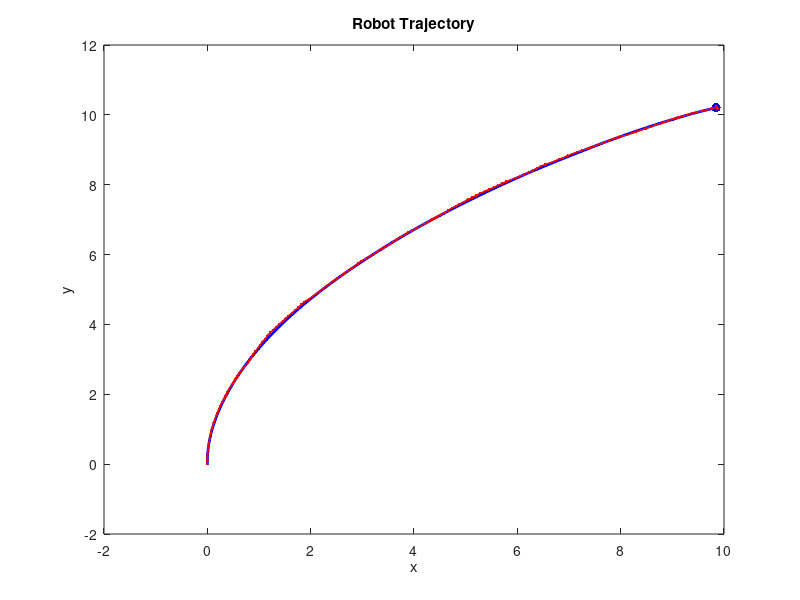
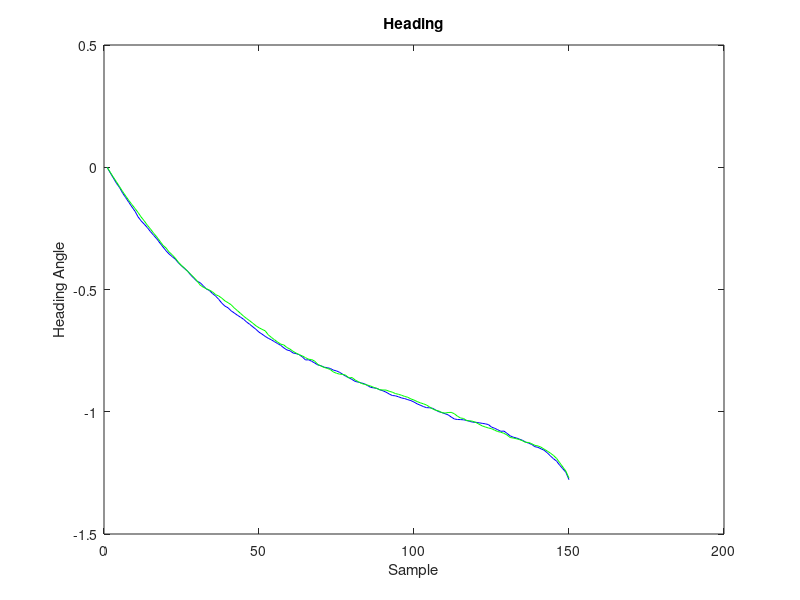

Reproduce these figures in MATLAB, in order. (Note: this script raises an error after producing the figures.)
% #########################################
% GMU 2013
% ECE Scholarly Paper
% Cesar Corzo
% Mobile Robot Filtering Solutions
% Particle Filter
% #########################################

% Cleaning up environment
clear all force;
close all force;

% Increase this for slower animation.
ptime=0.1;

% Robot Parameters
L = 2;
v = 1; %m/s
T = 15;
delta = 0.1;
xdes = 10;
ydes = 10;
gain = 0.5;

% Measurement Covariances
r = 0.004;
rsi = 0.003;
R = [r 0;0 r];

% Process Covariances
q = 0.0025;
qsi = 0.0002;
Q = [q 0 0;0 q 0;0 0 qsi];

x(:,1) = zeros(3,1);
H = [1 0 0;0 1 0];

% Compute robot trajectory
% State vector (x) contains robot location (x, y) and Si variables.
%[t, x(:,:), Sides, perfect_alpha] = robotTrajectory(L, v, T, delta, xdes, ydes);

% SET UP PARTICLE FILTER
% Set the number of particles.
nPart = 500;
% Sample the particles from the prior (initial) distribution.
xPart = repmat(x(:,1),1,nPart)+(delta*sqrt(r)*randn(3,nPart));
xPartMean = sum(xPart,2)/nPart;
wPart = zeros(1,nPart);
xPart_N(:,:) = zeros(3,nPart);
z(:,1) = H*x(:,1) + sqrt(r)*randn(2,1);
xPartMeanerror(:,1) = xPartMean(:,1) - x(:,1);
sensorerror(:,1) = z(:,1) - H*x(:,1);

%%%%%%%%%%%%%%%%%%%%%%%%%%%%%%%%%%%%
% SET UP THE PLOTS
figure(1);
clf;
title('Robot Trajectory');
xlabel('x')
ylabel('y')
%axis equal;
%axis([-1 11 -1 11]);
box on;
hold on;
% True trajectory
rTrue = line(x(1),x(2));
set(rTrue,'linestyle','none','color','b','marker','.','markersize',20);
rTrueLine = line(x(1),x(2));
set(rTrueLine,'linestyle','-','color','b','linewidth',2);
% Particles
rPart = line(xPart(1,:),xPart(2,:));
set(rPart,'linestyle','none','color','r','marker','.');
% Particle Mean
%rPartMean = line(xPartMean(1),xPartMean(2));
%set(rPartMean,'linestyle','none','markeredgecolor','g','markerfacecolor','w','linewidth',2,'marker','o','markersize',12);
rPartMeanLine = line(xPartMean(1),xPartMean(2));
set(rPartMeanLine,'linestyle','-','color','r','linewidth',1);

% Make sure everything is drawn.
drawnow;
pause(ptime);
%%%%%%%%%%%%%%%%%%%%%%%%%%%%%%%%%%%%
pause;

for k=2:T/delta
    Sides(k-1) = -atan2((xdes-xPartMean(1,k-1)),(ydes-xPartMean(2,k-1)));
    % Calculate alpha
    angleerror(k-1) = Sides(k-1)-xPartMean(3,k-1);
    if(angleerror(k-1) > 2*pi)
       angleerror(k-1) = angleerror(k-1) - 2*pi;
    elseif(angleerror(k-1) < -2*pi)
       angleerror(k-1) = angleerror(k-1) + 2*pi;
    end

    if(gain*abs(angleerror(k-1)) > pi/4)
       alpha(k-1)= (pi/4)*sign(angleerror(k-1));
    else
       alpha(k-1)= gain*(angleerror(k-1));
    end
    
    G = delta*[0 0 -v/(L*(cos(alpha(k-1)))^2)]';
    % Nonlinear process model
    f = [-v*sin(x(3,k-1)); v*cos(x(3,k-1)); (v/L)*tan(alpha(k-1)+ sqrt(q)*randn)];
     % True State
    x(:,k) = x(:,k-1) + delta*f;
    %x_N = x(:,k-1) + delta*f + G*sqrt(q)*randn;
    %x_N = x(:,k-1) + f*delta + delta*sqrt(Q)*randn(3,1);
    % Measurement model
    z(:,k) = H*x(:,k) + [sqrt(r)*randn sqrt(r)*randn]';
    
    %% Particle Filter
    %% 1. (Simulate) Propagate each sample according to the dynamic model
    for i=1:nPart
        fPart = [-v*sin(xPart(3,i)); v*cos(xPart(3,i)); (v/L)*tan(alpha(k-1))];
        xPart_N(:,i) = xPart(:,i) + fPart*delta + G*sqrt(q)*randn;
        % Update -  compute zPart estimate
        zPart = H*xPart_N(:,i);
        % Calculate the weights for each particle
        pdf = normpdf(z(:,k), zPart, sqrt(R*[1 1]'));
        % Multiply each probability
        wPart(i) = pdf(1)*pdf(2);%*pdf(3);
    end
    
    % Normalize to form a probability distribution (i.e. sum to 1).
    pPart = wPart/sum(wPart);
    
    %% 3. Resampling
    % From this new distribution, now we randomly sample from it 
    % to generate our new estimate particles
    cspPart = cumsum(pPart); % cumulative sum
    for i = 1:nPart
        u = rand;
        j = find(u <= cspPart,1);
        xPart(:,i) = xPart_N(:,j);
    end
    
    xPartMean(:,k) = mean(xPart, 2);
    % errors
    xPartMeanerror(:,k) = xPartMean(:,k) - x(:,k);
    sensorerror(:,k) = z(:,k) - H*x(:,k);
    
    %%%%%%%%%%%%%%%% DISPLAY THE RESULTS %%%%%%%%%%%%%%%%%%%%%%%%%%%%%%
    set(rTrue,'xdata',x(1,k),'ydata',x(2,k));
    set(rTrueLine,'xdata',x(1,1:k),'ydata',x(2,1:k));
    set(rPart,'xdata',xPart(1,:),'ydata',xPart(2,:));
    %set(rPartMean,'xdata',xPartMean(1,k),'ydata',xPartMean(2,k));
    set(rPartMeanLine,'xdata',xPartMean(1,:),'ydata',xPartMean(2,:));
    
    drawnow;
    pause(ptime);
end

figure(2)
plot(x(3,:), 'b');
hold on;
plot(xPartMean(3,:), 'g');
%hold on;
%plot(z(3,:), 'or');
title('Heading');
xlabel('Sample')
ylabel('Heading Angle')
legend('\Psi (k)','\Psi_e_s_t(k)',1);

figure(3)
scatter(xPartMeanerror(1,:),xPartMeanerror(2,:));
hold on;
scatter(sensorerror(1,:),sensorerror(2,:), 'r');
title('Error');
xlabel('x')
ylabel('y')
legend('\epsilon_P_a_r_t (k)','\epsilon_z (k)',1);

